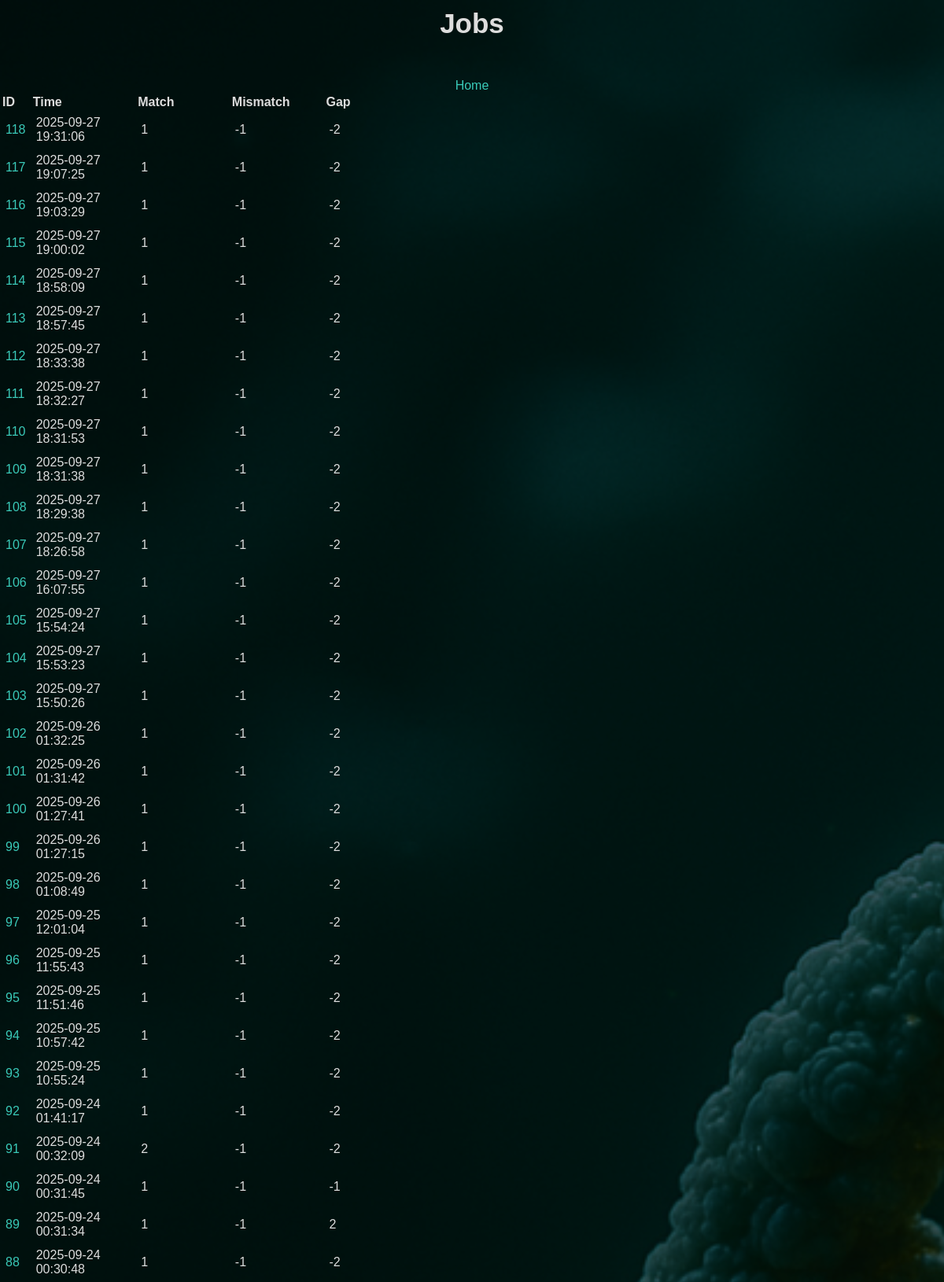
Page /jobs (upper part) on the committed database.
### tables this page shows
CREATE TABLE jobs (
    current_time TEXT DEFAULT (datetime('now', 'localtime')),
    match_score INT,
    mismatch INT,
    gap INT,
    nw_seq1_name TEXT,
    nw_seq2_name TEXT,
    nw_result TEXT,
    sw_seq1_name TEXT,
    sw_seq2_name TEXT,
    sw_result TEXT
, score INT, percent_id TEXT, gaps INT, score2 INT, percent_id2 TEXT, gaps2 INT);

### app.py (the view)
@app.route("/jobs")
def get_jobs():
    db = get_db()
    cursor = db.cursor() # type: ignore
    cursor.execute("SELECT rowid, * FROM jobs WHERE match_score IS NOT NULL ORDER BY rowid DESC")
    results = cursor.fetchall()
    job_id = cursor.lastrowid
    return render_template("jobs.html",results=results, job_id=job_id)

### app.py (called while the page is built)
def get_db():
    db = getattr(g, "_database", None)
    if db is None:
        db = g._database = sqlite3.connect(DATABASE)
        db.row_factory = sqlite3.Row
        return db

@app.teardown_appcontext
def close_conneciton(exception):
    db = getattr(g, "_database", None)
    if db is not None:
        db.close()

### templates/jobs.html
{% extends "base.html" %}
{% block body %}
<div class="content">
    <div class="pageTitle">Jobs</div>
    <div class="options"><a href="/">Home</a></div>
    <div class="job-list">
    <table>
        <tr>
            <th>ID</th>
            <th>Time</th>
            <th>Match</th>
            <th>Mismatch</th>
            <th>Gap</th>
        </tr>
        {% for job in results %}
            <tr>
                <td><a href="{{ url_for('get_job_by_id', job_id=job['rowid']) }}">{{ job["rowid"] }}</td></a>
                <td>{{ job[1] }}</td>
                <td>{{ job[2] }}</td>
                <td>{{ job[3] }}</td>
                <td>{{ job[4] }}</td>
            </tr>
        {% endfor %}
    </table>
    </div>
</div>
{% endblock %}

### templates/base.html (shortened to what this page needs)
<!DOCTYPE html>
<html lang="en">
<head>
    <link rel="stylesheet" type="text/css" href="{{ url_for('static', filename='styles.css') }}">
    <link rel="stylesheet" href="https://cdnjs.cloudflare.com/ajax/libs/font-awesome/4.7.0/css/font-awesome.min.css">
</head>
<body>
    {% block body %} {% endblock %}
</body>
</html>

### static/styles.css (style rules this page uses)
html { font-family: Arial, Helvetica, sans-serif; color:rgb(221, 221, 221); text-align: center; height: 100%; margin: 0; padding: 0; }
.pageTitle { font-size: 35px; font-weight: bold; margin-bottom: 50px; margin-top: 10px }
body { background-color: #1d2a35; background-image: url(images/dna_strand_bg.png); background-repeat: no-repeat; background-position: center center; background-attachment: fixed; background-size: cover; background-blend-mode: overlay; height: 100%; margin: 0; padding: 0; min-height:'100vh'; display: flex; flex-direction: column; }
.job-list { text-align: left; }
.job-list td { text-align: left; padding:5px; }
a:link { color:rgb(58, 202, 185); background-color: transparent; text-decoration: none; }

### rows in the picture
jobs: rowid "118", current_time "2025-09-27 19:31:06", match_score "1", mismatch "-1", gap "-2"
jobs: rowid "117", current_time "2025-09-27 19:07:25", match_score "1", mismatch "-1", gap "-2"
jobs: rowid "116", current_time "2025-09-27 19:03:29", match_score "1", mismatch "-1", gap "-2"
jobs: rowid "115", current_time "2025-09-27 19:00:02", match_score "1", mismatch "-1", gap "-2"
jobs: rowid "114", current_time "2025-09-27 18:58:09", match_score "1", mismatch "-1", gap "-2"
jobs: rowid "113", current_time "2025-09-27 18:57:45", match_score "1", mismatch "-1", gap "-2"
jobs: rowid "112", current_time "2025-09-27 18:33:38", match_score "1", mismatch "-1", gap "-2"
jobs: rowid "111", current_time "2025-09-27 18:32:27", match_score "1", mismatch "-1", gap "-2"
jobs: rowid "110", current_time "2025-09-27 18:31:53", match_score "1", mismatch "-1", gap "-2"
jobs: rowid "109", current_time "2025-09-27 18:31:38", match_score "1", mismatch "-1", gap "-2"
jobs: rowid "108", current_time "2025-09-27 18:29:38", match_score "1", mismatch "-1", gap "-2"
jobs: rowid "107", current_time "2025-09-27 18:26:58", match_score "1", mismatch "-1", gap "-2"
jobs: rowid "106", current_time "2025-09-27 16:07:55", match_score "1", mismatch "-1", gap "-2"
jobs: rowid "105", current_time "2025-09-27 15:54:24", match_score "1", mismatch "-1", gap "-2"
jobs: rowid "104", current_time "2025-09-27 15:53:23", match_score "1", mismatch "-1", gap "-2"
jobs: rowid "103", current_time "2025-09-27 15:50:26", match_score "1", mismatch "-1", gap "-2"
jobs: rowid "102", current_time "2025-09-26 01:32:25", match_score "1", mismatch "-1", gap "-2"
jobs: rowid "101", current_time "2025-09-26 01:31:42", match_score "1", mismatch "-1", gap "-2"
jobs: rowid "100", current_time "2025-09-26 01:27:41", match_score "1", mismatch "-1", gap "-2"
jobs: rowid "99", current_time "2025-09-26 01:27:15", match_score "1", mismatch "-1", gap "-2"
jobs: rowid "98", current_time "2025-09-26 01:08:49", match_score "1", mismatch "-1", gap "-2"
jobs: rowid "97", current_time "2025-09-25 12:01:04", match_score "1", mismatch "-1", gap "-2"
jobs: rowid "96", current_time "2025-09-25 11:55:43", match_score "1", mismatch "-1", gap "-2"
jobs: rowid "95", current_time "2025-09-25 11:51:46", match_score "1", mismatch "-1", gap "-2"
jobs: rowid "94", current_time "2025-09-25 10:57:42", match_score "1", mismatch "-1", gap "-2"
jobs: rowid "93", current_time "2025-09-25 10:55:24", match_score "1", mismatch "-1", gap "-2"
jobs: rowid "92", current_time "2025-09-24 01:41:17", match_score "1", mismatch "-1", gap "-2"
jobs: rowid "91", current_time "2025-09-24 00:32:09", match_score "2", mismatch "-1", gap "-2"
jobs: rowid "90", current_time "2025-09-24 00:31:45", match_score "1", mismatch "-1", gap "-1"
jobs: rowid "89", current_time "2025-09-24 00:31:34", match_score "1", mismatch "-1", gap "2"
jobs: rowid "88", current_time "2025-09-24 00:30:48", match_score "1", mismatch "-1", gap "-2"
